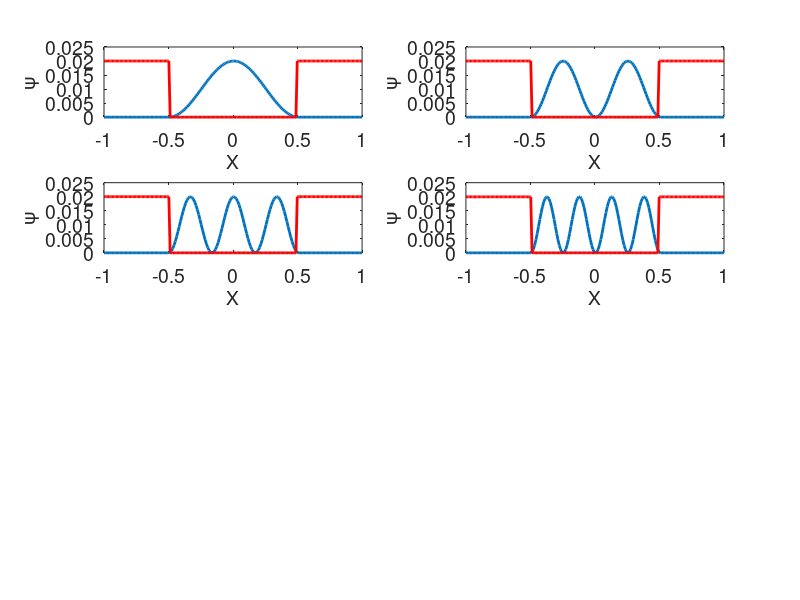

The MATLAB script that drew this image:
%------------------------------------------------------------------------%
%---Finite Differencing of Time Independent Schrodinger Equation---------%
%------------------for a particle in a box-------------------------------%
%------------------------------------------------------------------------%

clc
close all
clear all

%------------------------------------------------------------------------%
%---all constant m,h,length that appears in Schrodinger equation are-----
%---taken as 1. Energy values are prescribed and wavefunction gets-------
%---updated in space using Finite difference scheme----------------------
%---Boundary condition and potential function are prescribed-------------
%------------------------------------------------------------------------%

dx=0.01;

n=1:4;

for l=1:4

%E=n(l)*n(l)*pi*pi/2; % Griffiths second edition, pp 44, Eq [2.27]

E=n(l)*n(l)*pi*pi/2 ;
%---Potential Energy Function for a Square well--------------------------%

N=100;
U=zeros(1,N);
U(1)=100;
U(N)=100;


K(1:N)=(2).*(E-U(1:N));
  
%------------------------------------------------------------------------%

W(1)=0; % initial condition
W(2)=1;

% updating the wave function---------------------------------------------%

for i=2:N-1
    W(i+1)=W(i)*(2-K(i)*dx*dx)-W(i-1);
end

% Normalizing probability density funtion of the particle----------------%

Ws=W.*W./trapz(W.*W);

%--for visualization purpose, maipulate arrays---------------------------%
%--extend arrays on both sides to visualize a potential well-------------%
%--scale amplitude of potential to view it with probability density------%
%--function--------------------------------------------------------------%

V=ones(1,N+100).*100;
Wtemp=zeros(1,N+100);

V(51:N+50)=U;
V=(V./100).*max(Ws);
Wtemp(51:N+50)=Ws;
Wa(l,:)=Wtemp;
L=length(Wtemp);
X=linspace(0,2,L)-1;

figure(1)
subplot(4,2,l)
plot(X,Wa(l,:),'linewidth',2)
hold on
plot(X,V,'r','linewidth',2)
h=gca; 
get(h,'FontSize') 
set(h,'FontSize',14)
axis([-1 1 0 0.025])
xlabel('X','fontSize',14);
ylabel('\psi','fontSize',14);
fh = figure(1);
set(fh, 'color', 'white'); 

end

%------------------------------------------------------------------------%

